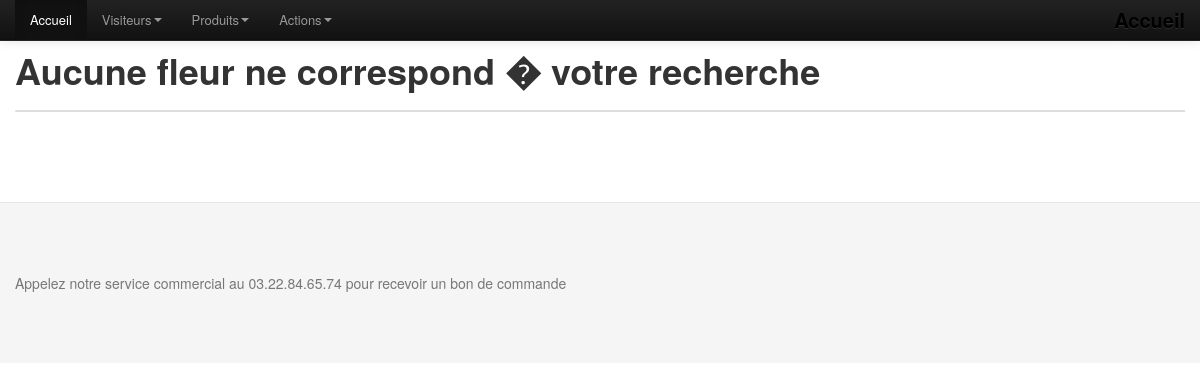
The page /listercat.php on the database as committed earlier.
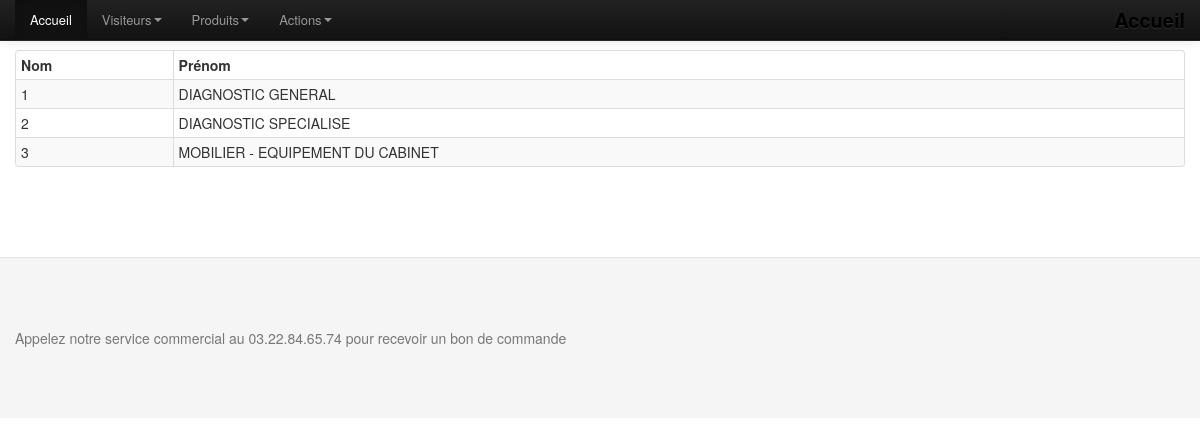
The same page on the database as committed later.
### tables this page shows
CREATE TABLE `categorie` (
  `cat_code` int(11) NOT NULL,
  `cat_nom` varchar(255) NOT NULL
);

### listercat.php (called while the page is built, shortened)
<?php
  $repVues = './vues/';
  include('./tools/fonction.php');
  $cat="";
  $visiteur = listercat($cat);
  include($repVues."entete.php") ;
  include($repVues."menu.php") ;
  include($repVues."vlistercat.php");
  include($repVues."pied.php") ;
  ?>

### tools/fonction.php (called while the page is built, shortened)
<?php
function listercat()
{
  $connexion = connexionBdd();
  if(TRUE)
  {
    $requete="Select * from categorie";
    $jeuResultat=$connexion->query($requete);
    $jeuResultat->setFetchMode(PDO::FETCH_OBJ);
    $i = 0;
    $ligne = $jeuResultat->fetch();
    while($ligne)
    {
      $lacat[$i]['cat_code']=$ligne->cat_code;
      $lacat[$i]['cat_nom']=$ligne->cat_nom;
      $ligne=$jeuResultat->fetch();
      $i = $i + 1;
    }
  }
  return $lacat;
}
?>

### vues/vlistercat.php (the view, shortened to what this page needs)
<div class="container">
    <table class="table table-bordered table-striped table-condensed">
      <caption>
      </caption>
      <thead>
<?php
if (count($visiteur) > 0)
{
?>
        <tr>
          <th>Nom</th>
          <th>Prénom</th>
<?php
}
else
{
 echo "<h1>Aucune fleur ne correspond � votre recherche</h1>";
}
?>
      </thead>
      <tbody>
<?php
    $i = 0;
    while($i < count($visiteur))
    {
 ?>
        <tr>
            <td><?php echo $visiteur[$i]["cat_code"] ?></td>
            <td><?php echo $visiteur[$i]["cat_nom"]?></td>
<?php
        $i = $i + 1;
     }
?>
       </tbody>
     </table>
  </div>

Rows that differ between the two databases and show on the page:
added categorie: cat_code "1", cat_nom "DIAGNOSTIC GENERAL"
added categorie: cat_code "2", cat_nom "DIAGNOSTIC SPECIALISE"
added categorie: cat_code "3", cat_nom "MOBILIER - EQUIPEMENT DU CABINET"
Other text that changed with them:
text no longer shown: "Aucune fleur ne correspond � votre recherche"
text now shown: "Nom Prénom"
